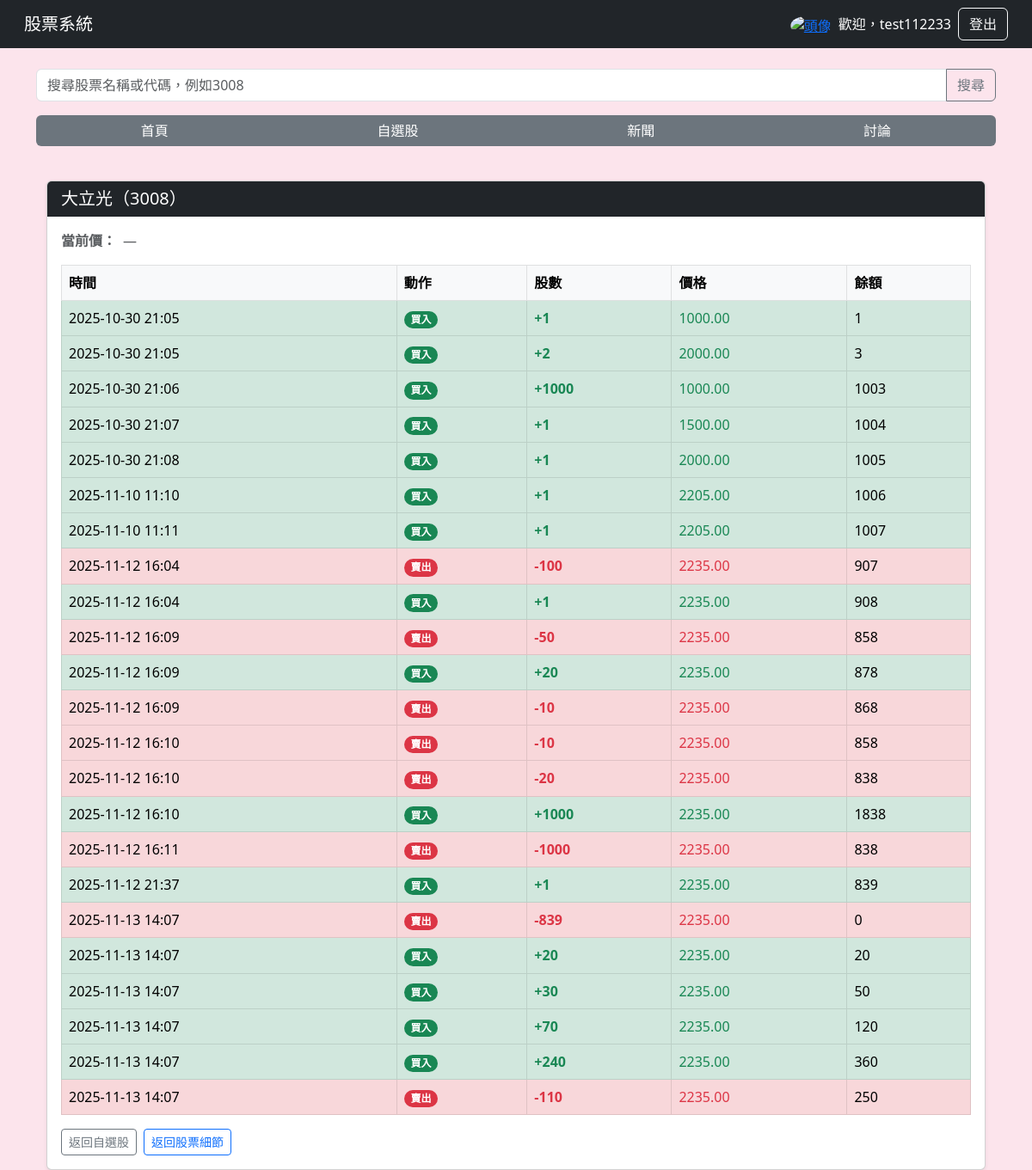
/watchlist/3008/history/ (signed in), run on an earlier commit of the app's database.
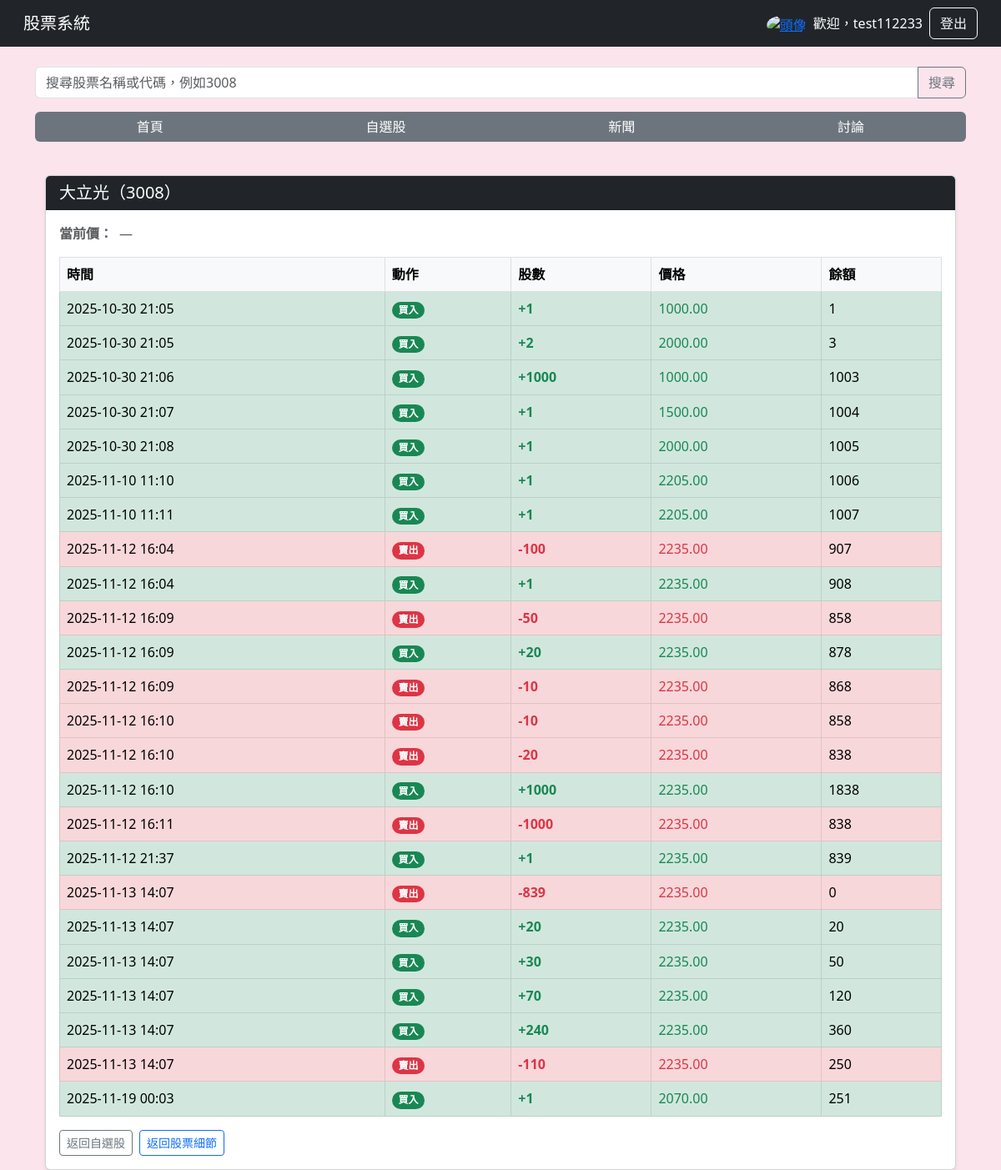
And on a later commit of the database.
### main/models.py (models this page shows, shortened)
class StockSnapshot(models.Model):
    code = models.CharField(max_length=10, db_index=True)
    name = models.CharField(max_length=50, null=True, blank=True)
    price = models.DecimalField(max_digits=12, decimal_places=2, null=True, blank=True)
    shares = models.BigIntegerField(null=True, blank=True)
    market_cap = models.DecimalField(max_digits=20, decimal_places=2, null=True, blank=True)
    pe = models.DecimalField(max_digits=10, decimal_places=2, null=True, blank=True)
    dividend_yield = models.DecimalField(max_digits=6, decimal_places=2, null=True, blank=True)
    created_at = models.DateTimeField(auto_now_add=True)

class BuyRecord(models.Model):
    user = models.ForeignKey(User, on_delete=models.CASCADE)
    stock_code = models.CharField(max_length=10, null=True, blank=True)
    quantity = models.IntegerField()
    price = models.DecimalField(max_digits=10, decimal_places=2)
    created_at = models.DateTimeField(auto_now_add=True)
    class Meta:
        constraints = [
            models.CheckConstraint(
                check=~Q(quantity=0), name="buyrecord_quantity_nonzero"
            ),
        ]

### main/views.py (the view, shortened to what this page needs)
# urls.py: path("watchlist/<str:stock_code>/history/", views.trade_history, name="trade_history"),
@login_required
def trade_history(request, stock_code):
    user = request.user
    code = str(stock_code)
    records_qs = (BuyRecord.objects
                  .filter(user=user, stock_code=code)
                  .order_by("created_at"))
    running_qty = 0
    records = []
    for r in records_qs:
        action = "BUY" if r.quantity >= 0 else "SELL"
        running_qty += r.quantity
        records.append({
            "created_at": r.created_at,
            "action": action,
            "quantity": abs(r.quantity),
            "price": r.price,
            "balance": running_qty
        })
    try:
        current_price = get_current_price_now(code)
    except Exception:
        current_price = None
    snap = (StockSnapshot.objects
            .filter(code=code)
            .order_by("-created_at")
            .first())
    stock_name = snap.name if snap and snap.name else code
    return render(request, "trade_history.html", {
        "stock_code": code,
        "stock_name": stock_name,
        "records": records,
        "current_price": current_price
    })

### templates/trade_history.html (shortened to what this page needs)
{% extends "base.html" %}
{% block content %}
<div class="container mt-3">
  <div class="card shadow-sm">
    <div class="card-header bg-dark text-white">
      <h5 class="mb-0">{{ stock_name }}（{{ stock_code }}）</h5>
    </div>
    <div class="card-body p-3">
      <div class="d-flex align-items-baseline mb-3">
        <span class="fw-semibold text-muted me-2">當前價：</span>
        {% if current_price %}
          <span class="fs-5 fw-bold text-dark">{{ current_price }}</span><span class="ms-1">元</span>
        {% else %}
          <span class="text-muted">—</span>
        {% endif %}
      </div>
      <table class="table table-bordered mb-0">
        <thead class="table-light">
          <tr><th>時間</th><th>動作</th><th>股數</th><th>價格</th><th>餘額</th></tr>
        </thead>
        <tbody>
        {% for r in records %}
            <tr class="{% if r.action == 'BUY' %}table-success{% else %}table-danger{% endif %}">
            <td>{{ r.created_at|date:"Y-m-d H:i" }}</td>
            <td>
                {% if r.action == 'BUY' %}
                <span class="badge rounded-pill text-bg-success">買入</span>
                {% else %}
                <span class="badge rounded-pill text-bg-danger">賣出</span>
                {% endif %}
            </td>
            <td class="fw-semibold {% if r.action == 'BUY' %}text-success{% else %}text-danger{% endif %}">
                {% if r.action == 'BUY' %}+{% else %}-{% endif %}{{ r.quantity }}
            </td>
            <td class="{% if r.action == 'BUY' %}text-success{% else %}text-danger{% endif %}">
                {{ r.price }}
            </td>
            <td>{{ r.balance }}</td>
            </tr>
        {% empty %}
            <tr><td colspan="5" class="text-center text-muted">尚無紀錄</td></tr>
        {% endfor %}
        </tbody>
      </table>
        <div class="mt-3 d-flex gap-2">
        <a href="{% url 'my_watchlist' %}" class="btn btn-outline-secondary btn-sm">
            返回自選股
        </a>
        <a href="{% url 'stock_detail' stock_code=stock_code %}" class="btn btn-outline-primary btn-sm">
            返回股票細節
        </a>
        </div>
    </div>
  </div>
</div>
{% endblock %}

What changed in the data, as far as the page shows it:
added BuyRecord: created_at "2025-11-19 00:03", price "2070.00"
Also different on the page:
new list line: "買入 + 1 251"
